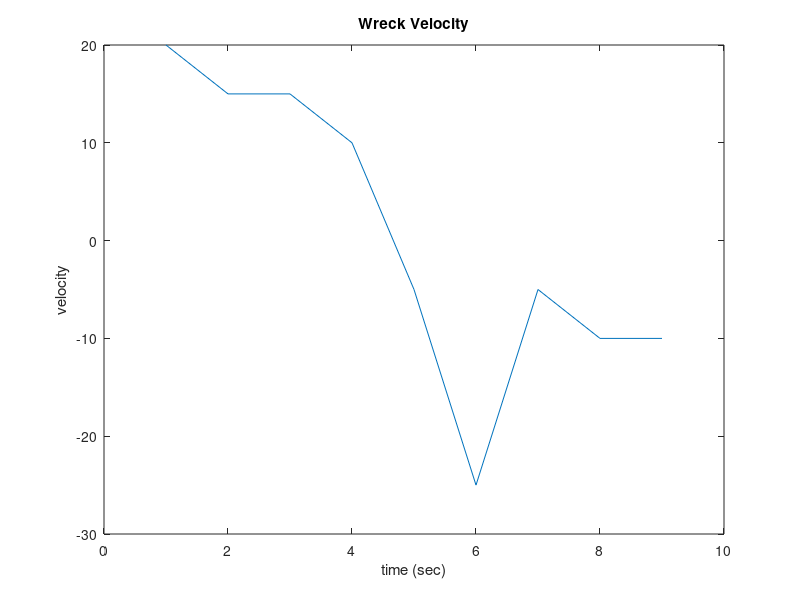

This chart was generated by the following MATLAB code:
% Chapter 15, Problem 3
function Ch_15_P_03 

clear
clc
close all
% 15-3	You have been approached by the Rambling Wreck club to test 
% the performance of the Rambling Wreck. You are provided with the  
% test results of the car for ten trial runs in the form of a vector  
% d that contains the displacement of the car from the origin at that  
% second. The first element is the displacement at the 0th second,  
% the second element is the displacement at the 1st second and so on.  
% Write a script called testWreck that displays a plot of the velocity  
% of the Rambling Wreck over time during the test run.  You could test  
% your script using:
d=[0 20 35 50 60 55 30 25 15 5];
% Hint:  use diff()
v = diff(d);
t = 1:length(d)-1;
plot(t, v)
title('Wreck Velocity')
xlabel('time (sec)')
ylabel('velocity') 
